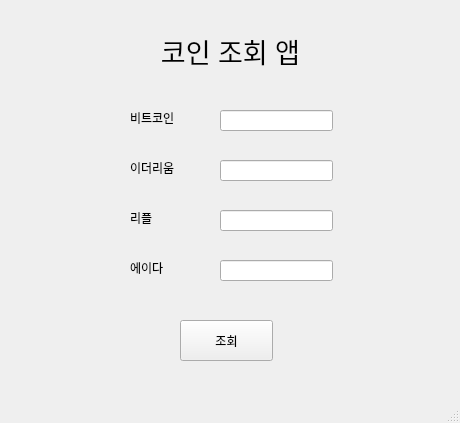
<?xml version="1.0" encoding="UTF-8"?>
<ui version="4.0">
 <class>MainWindow</class>
 <widget class="QMainWindow" name="MainWindow">
  <property name="geometry">
   <rect>
    <x>0</x>
    <y>0</y>
    <width>460</width>
    <height>423</height>
   </rect>
  </property>
  <property name="windowTitle">
   <string>MainWindow</string>
  </property>
  <widget class="QWidget" name="centralwidget">
   <widget class="QLabel" name="label">
    <property name="geometry">
     <rect>
      <x>10</x>
      <y>10</y>
      <width>441</width>
      <height>81</height>
     </rect>
    </property>
    <property name="font">
     <font>
      <pointsize>20</pointsize>
     </font>
    </property>
    <property name="text">
     <string>코인 조회 앱</string>
    </property>
    <property name="alignment">
     <set>Qt::AlignCenter</set>
    </property>
   </widget>
   <widget class="QPushButton" name="pushButton">
    <property name="geometry">
     <rect>
      <x>180</x>
      <y>320</y>
      <width>93</width>
      <height>41</height>
     </rect>
    </property>
    <property name="text">
     <string>조회</string>
    </property>
   </widget>
   <widget class="QLabel" name="label_1">
    <property name="geometry">
     <rect>
      <x>130</x>
      <y>110</y>
      <width>64</width>
      <height>15</height>
     </rect>
    </property>
    <property name="text">
     <string>비트코인</string>
    </property>
   </widget>
   <widget class="QLabel" name="label_2">
    <property name="geometry">
     <rect>
      <x>130</x>
      <y>160</y>
      <width>64</width>
      <height>15</height>
     </rect>
    </property>
    <property name="text">
     <string>이더리움</string>
    </property>
   </widget>
   <widget class="QLabel" name="label_3">
    <property name="geometry">
     <rect>
      <x>130</x>
      <y>210</y>
      <width>64</width>
      <height>15</height>
     </rect>
    </property>
    <property name="text">
     <string>리플</string>
    </property>
   </widget>
   <widget class="QLabel" name="label_4">
    <property name="geometry">
     <rect>
      <x>130</x>
      <y>260</y>
      <width>64</width>
      <height>15</height>
     </rect>
    </property>
    <property name="text">
     <string>에이다</string>
    </property>
   </widget>
   <widget class="QLineEdit" name="lineEdit_1">
    <property name="geometry">
     <rect>
      <x>220</x>
      <y>110</y>
      <width>113</width>
      <height>21</height>
     </rect>
    </property>
   </widget>
   <widget class="QLineEdit" name="lineEdit_2">
    <property name="geometry">
     <rect>
      <x>220</x>
      <y>160</y>
      <width>113</width>
      <height>21</height>
     </rect>
    </property>
   </widget>
   <widget class="QLineEdit" name="lineEdit_3">
    <property name="geometry">
     <rect>
      <x>220</x>
      <y>210</y>
      <width>113</width>
      <height>21</height>
     </rect>
    </property>
   </widget>
   <widget class="QLineEdit" name="lineEdit_4">
    <property name="geometry">
     <rect>
      <x>220</x>
      <y>260</y>
      <width>113</width>
      <height>21</height>
     </rect>
    </property>
   </widget>
  </widget>
  <widget class="QMenuBar" name="menubar">
   <property name="geometry">
    <rect>
     <x>0</x>
     <y>0</y>
     <width>460</width>
     <height>26</height>
    </rect>
   </property>
  </widget>
  <widget class="QStatusBar" name="statusbar"/>
 </widget>
 <resources/>
 <connections/>
</ui>
